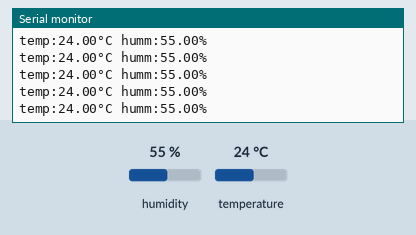
Simulated run of this sketch. Board: Arduino Uno, built with avr-gcc and run on an emulated ATmega328P. On the bench: the last lines printed to the serial monitor. The test bench sets the inputs (shaded band); at power-on: humidity 55 %, temperature 24 °C.

Above: at 2.8 s.
2.9 s: humidity set to 22 %
At 4.5 s:
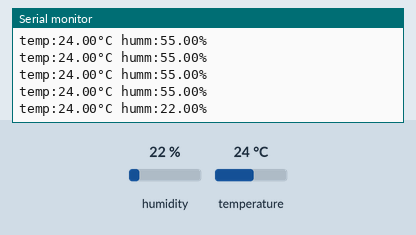
5.6 s: temperature set to 12 °C
At 6.0 s:
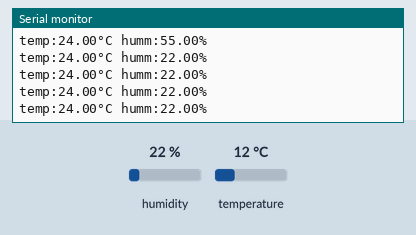
8.3 s: humidity set to 40 %
At 9.0 s:
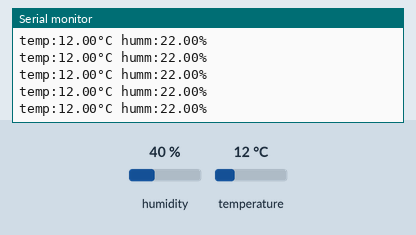
Timing chart, 0 to 11.3 s (numbered marks = the images above; inputs shaded):
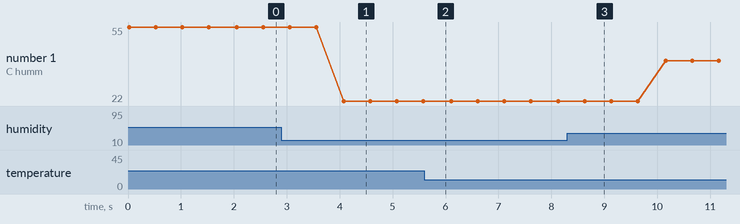

Measured:
- after the input at 2.9 s, the serial monitor: prints a new line after 1.2 s (image 1)
- plotted number 1: 55 → 22 after the input at 2.9 s, 22 → 40 after the input at 8.3 s

The sketch:

main_dht11.ino
```cpp
#include <DHT.h>
#define DHTPIN 2 // set sensor (DHT11) pin here
#define DHTTYPE DHT11
DHT dht(DHTPIN, DHTTYPE);
void setup() {
  Serial.begin(9600);
  dht.begin();
}
void loop() {
  float humidity = dht.readHumidity();
  float temperature = dht.readTemperature();
  if (isnan(humidity) || isnan(temperature)) {
    Serial.println("Unable to read from sensor");
    return;
  }
  Serial.print("temp:");
  Serial.print(temperature);
  Serial.print("°C ");
  Serial.print("humm:");
  Serial.print(humidity);
  Serial.println("%");
  delay(500);
}
```
